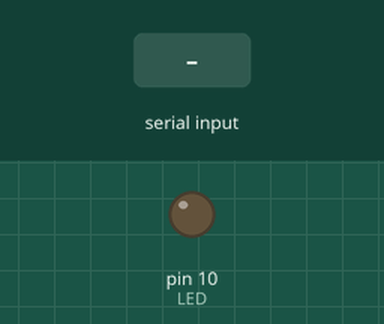
The sketch below on a simulated Arduino Uno, built with avr-gcc and run on an emulated ATmega328P. Parts: output pins drawn as LEDs (lit = HIGH). The inputs (shaded band) are chosen by the test bench.

Above: at 1.2 s.
1.3 s: "T" received over Serial
At 1.6 s:
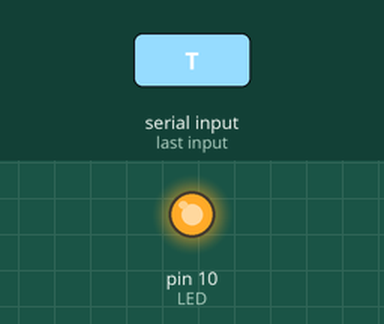
2.8 s: "F" received over Serial
At 3.9 s:
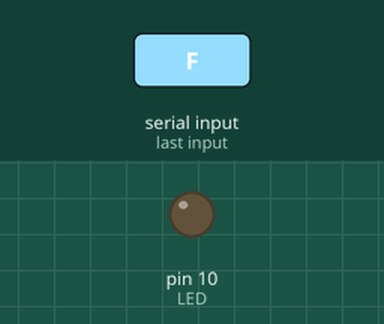
Timing chart, 0 to 5.8 s (numbered marks = the images above; inputs shaded):
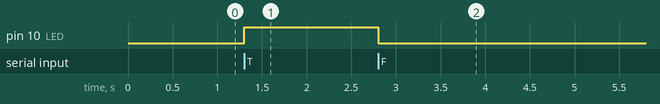

The sketch:

led_on_web.ino
```cpp
#define LED 10

void setup() {
  Serial.begin(9600);
  pinMode(LED, OUTPUT);
}

void loop() {
  if (Serial.available()) {
    char c = Serial.read();
    if (c == 'T') {
      digitalWrite(LED, HIGH);
      return;
    }
    if (c == 'F') {
      digitalWrite(LED, LOW);
      return;
    }
  }
}
```

Measured:
- after the input at 1.3 s, pin 10 (LED): LOW → HIGH at once
- after the input at 2.8 s, pin 10 (LED): HIGH → LOW at once
